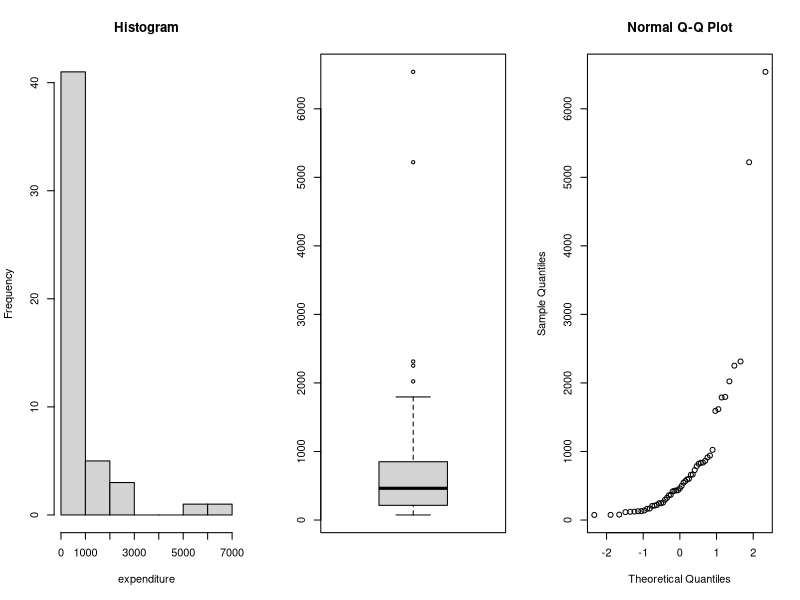

The R script that drew this image: (Note: this script raises an error after producing the figure.)
## ---- chunk 1
set.seed(111)
knitr::opts_chunk$set(echo = TRUE)
options(digits=3)
library(car)
library(glmnet)
## ---- chunk 2
data=read.table(file="expensescrime.txt",header=TRUE)
data=data[,-1]
par(mfrow=c(1,3))
hist(data$expend, xlab='expenditure',main='Histogram')
boxplot(data$expend)
qqnorm(data$expend)
## ---- chunk 3
par(mfrow=(c(5,4)))

model <- lm(expend~bad, data=data)
plot(data$bad,data$expend, 
main='Scatter expend,bad',xlab='bad',ylab='expend')
abline(model, col='blue')
plot(data$bad,residuals(model), main='Residuals vs. bad',xlab='bad',ylab='expend')
qqnorm(residuals(model), main='QQ-plot residuals')
plot(1:length(data$bad), cooks.distance(model), type='b', main="Cook's distances",xlab="index",ylab="Cook's distance")
abline(h=1, col="red")

model <- lm(expend~crime, data=data)
plot(data$crime,data$expend, 
main='Scatter expend,crime',xlab='crime',ylab='expend')
abline(model, col='blue')
plot(data$crime,residuals(model), main='Residuals vs. crime',xlab='crime',ylab='expend')
qqnorm(residuals(model), main='QQ-plot residuals')
plot(1:length(data$crime), cooks.distance(model), type='b', main="Cook's distances",xlab="index",ylab="Cook's distance")
abline(h=1, col="red")

model <- lm(expend~lawyers, data=data)
plot(data$lawyers,data$expend, 
main='Scatter expend,lawyers',xlab='lawyers',ylab='expend')
abline(model, col='blue')
plot(data$lawyers,residuals(model), main='Residuals vs. lawyers',xlab='lawyers',ylab='expend')
qqnorm(residuals(model), main='QQ-plot residuals')
plot(1:length(data$lawyers), cooks.distance(model), type='b', main="Cook's distances",xlab="index",ylab="Cook's distance")
abline(h=1, col="red")

model <- lm(expend~employ, data=data)
plot(data$employ,data$expend, 
main='Scatter expend,employ',xlab='employ',ylab='expend')
abline(model, col='blue')
plot(data$employ,residuals(model), main='Residuals vs. employ',xlab='employ',ylab='expend')
qqnorm(residuals(model), main='QQ-plot residuals')
plot(1:length(data$employ), cooks.distance(model), type='b', main="Cook's distances",xlab="index",ylab="Cook's distance")
abline(h=1, col="red")

model <- lm(expend~pop, data=data)
plot(data$pop,data$expend, 
main='Scatter expend,pop',xlab='pop',ylab='expend')
abline(model, col='blue')
plot(data$pop,residuals(model), main='Residuals vs. pop',xlab='pop',ylab='expend')
qqnorm(residuals(model), main='QQ-plot residuals')
plot(1:length(data$pop), cooks.distance(model), type='b', main="Cook's distances",xlab="index",ylab="Cook's distance")
abline(h=1, col="red")

## ---- chunk 4
pairs(data)
## ---- chunk 5
round(cor(data),2)
## ---- chunk 6
model <- lm(expend~bad+crime+lawyers+employ+pop,data=data)
vif(model)
## ---- chunk 7
model <- lm(expend~employ,data=data)
summary(model)[[4]];summary(model)[[8]]
## ---- chunk 8
model <- lm(expend~employ+lawyers,data=data)
summary(model)[[4]];summary(model)[[8]]
## ---- chunk 9
model <- lm(expend~employ+lawyers+bad,data=data)
summary(model)[[4]];summary(model)[[8]]
## ---- chunk 10
model <- lm(expend~employ+lawyers+pop,data=data)
summary(model)[[4]];summary(model)[[8]]
## ---- chunk 11
model <- lm(expend~employ+lawyers, data=data)
newxdata=data.frame(bad=50,crime=5000,lawyers=5000,employ=5000,pop=5000)
predict(model,newxdata,interval='prediction')
## ---- chunk 12
x=as.matrix(data[,-1]) #remove the response variable
y=as.double(as.matrix(data[,1])) #only the response variable
train=sample(1:nrow(x),0.67*nrow(x)) # train by using 2/3 of the data
x.train=x[train,]; y.train=y[train]  # data to train
x.test=x[-train,]; y.test=y[-train] # data to test the prediction quality
lasso.mod=glmnet(x.train,y.train,alpha=1)
lasso.cv=cv.glmnet(x.train,y.train,alpha=1,type.measure='mse')

par(mfrow=c(1,2)) #TODO legenda
plot(lasso.mod,label=T,xvar="lambda")  #have a look at the lasso path
plot(lasso.cv) # the best lambda by cross-validation
## ---- chunk 13
lambda.1se=lasso.cv$lambda.1se
coef(lasso.mod,s=lambda.1se) #beta’s for the best lambda
## ---- chunk 14
y.pred=predict(lasso.mod,s=lambda.1se,newx=x.test) #predict for test
mean((y.test-y.pred)^2)#mse for the predicted test rows
## ---- chunk 15
y.pred=predict(model,newx=x.test)
mean((y.test-y.pred)^2)
## ---- chunk 16
data = read.table("coups.txt", header =TRUE)
## ---- chunk 17
data$pollib= as.factor(data$pollib)
 model=glm(miltcoup~oligarchy+pollib+parties+pctvote+popn+size+numelec+numregim,family=poisson,data=data)
drop1(model, test = "Chisq")[5]
## ---- chunk 18
summary(model)$coefficients[,c("Estimate","Pr(>|z|)")]
## ---- chunk 19
summary(model)$coefficients[, "Pr(>|z|)"]
## ---- chunk 20
model <- glm(miltcoup~oligarchy+pollib+parties+pctvote+popn+size+numregim,family=poisson,data=data)
summary(model)$coefficients[, "Pr(>|z|)"]
## ---- chunk 21
model <- glm(miltcoup~oligarchy+pollib+parties+pctvote+popn+size,family=poisson,data=data)
summary(model)$coefficients[, "Pr(>|z|)"]
## ---- chunk 22
model <- glm(miltcoup~oligarchy+pollib+parties+pctvote+popn,family=poisson,data=data)
summary(model)$coefficients[, "Pr(>|z|)"]
## ---- chunk 23
model <- glm(miltcoup~oligarchy+pollib+parties+pctvote,family=poisson,data=data)
summary(model)$coefficients[, "Pr(>|z|)"]
## ---- chunk 24
model <- glm(miltcoup~oligarchy+pollib+parties,family=poisson,data=data)
summary(model)$coefficients[,c("Estimate","Pr(>|z|)")]
## ---- chunk 25
countries <- data.frame(oligarchy=mean(data$oligarchy),pollib=as.factor(c(0,1,2)),parties=mean(data$parties),pctvote=mean(data$pctvote),popn=mean(data$popn),size=mean(data$size),numelec=mean(data$numelec),numregim=mean(data$numregim))
predict(model,countries,interval="prediction")
